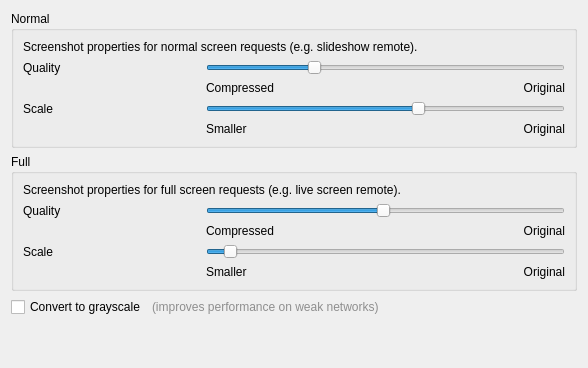
          <widget class="QWidget" name="screenTab">
           <attribute name="title">
            <string>Screen</string>
           </attribute>
           <layout class="QGridLayout" name="gridLayout_9">
            <item row="0" column="0" colspan="3">
             <widget class="QGroupBox" name="groupBox_6">
              <property name="title">
               <string>Normal</string>
              </property>
              <layout class="QGridLayout" name="gridLayout_7">
               <item row="0" column="0" colspan="3">
                <widget class="QLabel" name="label_9">
                 <property name="text">
                  <string>Screenshot properties for normal screen requests (e.g. slideshow remote).</string>
                 </property>
                </widget>
               </item>
               <item row="1" column="0">
                <widget class="QLabel" name="label_10">
                 <property name="text">
                  <string>Quality</string>
                 </property>
                </widget>
               </item>
               <item row="1" column="1" colspan="2">
                <widget class="QSlider" name="screenNormalQuality">
                 <property name="minimum">
                  <number>1</number>
                 </property>
                 <property name="maximum">
                  <number>100</number>
                 </property>
                 <property name="value">
                  <number>30</number>
                 </property>
                 <property name="orientation">
                  <enum>Qt::Horizontal</enum>
                 </property>
                 <property name="invertedAppearance">
                  <bool>false</bool>
                 </property>
                 <property name="invertedControls">
                  <bool>false</bool>
                 </property>
                </widget>
               </item>
               <item row="2" column="1">
                <widget class="QLabel" name="label_12">
                 <property name="text">
                  <string>Compressed</string>
                 </property>
                </widget>
               </item>
               <item row="2" column="2">
                <widget class="QLabel" name="label_13">
                 <property name="text">
                  <string>Original</string>
                 </property>
                 <property name="alignment">
                  <set>Qt::AlignRight|Qt::AlignTrailing|Qt::AlignVCenter</set>
                 </property>
                </widget>
               </item>
               <item row="3" column="0">
                <widget class="QLabel" name="label_11">
                 <property name="text">
                  <string>Scale</string>
                 </property>
                </widget>
               </item>
               <item row="3" column="1" colspan="2">
                <widget class="QSlider" name="screenNormalScale">
                 <property name="minimum">
                  <number>1</number>
                 </property>
                 <property name="maximum">
                  <number>100</number>
                 </property>
                 <property name="value">
                  <number>60</number>
                 </property>
                 <property name="orientation">
                  <enum>Qt::Horizontal</enum>
                 </property>
                </widget>
               </item>
               <item row="4" column="1">
                <widget class="QLabel" name="label_21">
                 <property name="text">
                  <string>Smaller</string>
                 </property>
                </widget>
               </item>
               <item row="4" column="2">
                <widget class="QLabel" name="label_22">
                 <property name="text">
                  <string>Original</string>
                 </property>
                 <property name="alignment">
                  <set>Qt::AlignRight|Qt::AlignTrailing|Qt::AlignVCenter</set>
                 </property>
                </widget>
               </item>
              </layout>
             </widget>
            </item>
            <item row="1" column="0" colspan="3">
             <widget class="QGroupBox" name="groupBox_7">
              <property name="title">
               <string>Full</string>
              </property>
              <layout class="QGridLayout" name="gridLayout_8">
               <item row="0" column="0" colspan="3">
                <widget class="QLabel" name="label_23">
                 <property name="text">
                  <string>Screenshot properties for full screen requests (e.g. live screen remote).</string>
                 </property>
                </widget>
               </item>
               <item row="1" column="0">
                <widget class="QLabel" name="label_24">
                 <property name="text">
                  <string>Quality</string>
                 </property>
                </widget>
               </item>
               <item row="1" column="1" colspan="2">
                <widget class="QSlider" name="screenFullQuality">
                 <property name="minimum">
                  <number>1</number>
                 </property>
                 <property name="maximum">
                  <number>100</number>
                 </property>
                 <property name="value">
                  <number>50</number>
                 </property>
                 <property name="orientation">
                  <enum>Qt::Horizontal</enum>
                 </property>
                </widget>
               </item>
               <item row="2" column="1">
                <widget class="QLabel" name="label_26">
                 <property name="text">
                  <string>Compressed</string>
                 </property>
                </widget>
               </item>
               <item row="2" column="2">
                <widget class="QLabel" name="label_27">
                 <property name="text">
                  <string>Original</string>
                 </property>
                 <property name="alignment">
                  <set>Qt::AlignRight|Qt::AlignTrailing|Qt::AlignVCenter</set>
                 </property>
                </widget>
               </item>
               <item row="3" column="1" colspan="2">
                <widget class="QSlider" name="screenFullScale">
                 <property name="minimum">
                  <number>1</number>
                 </property>
                 <property name="maximum">
                  <number>80</number>
                 </property>
                 <property name="value">
                  <number>5</number>
                 </property>
                 <property name="orientation">
                  <enum>Qt::Horizontal</enum>
                 </property>
                </widget>
               </item>
               <item row="4" column="1">
                <widget class="QLabel" name="label_28">
                 <property name="text">
                  <string>Smaller</string>
                 </property>
                </widget>
               </item>
               <item row="4" column="2">
                <widget class="QLabel" name="label_29">
                 <property name="text">
                  <string>Original</string>
                 </property>
                 <property name="alignment">
                  <set>Qt::AlignRight|Qt::AlignTrailing|Qt::AlignVCenter</set>
                 </property>
                </widget>
               </item>
               <item row="3" column="0">
                <widget class="QLabel" name="label_25">
                 <property name="text">
                  <string>Scale</string>
                 </property>
                </widget>
               </item>
              </layout>
             </widget>
            </item>
            <item row="2" column="0">
             <widget class="QCheckBox" name="screenGrayscale">
              <property name="text">
               <string>Convert to grayscale</string>
              </property>
             </widget>
            </item>
            <item row="2" column="1">
             <widget class="QLabel" name="label_14">
              <property name="styleSheet">
               <string notr="true">color: rgb(142, 142, 142);</string>
              </property>
              <property name="text">
               <string>(improves performance on weak networks)</string>
              </property>
             </widget>
            </item>
            <item row="2" column="2">
             <spacer name="horizontalSpacer_5">
              <property name="orientation">
               <enum>Qt::Horizontal</enum>
              </property>
              <property name="sizeHint" stdset="0">
               <size>
                <width>192</width>
                <height>20</height>
               </size>
              </property>
             </spacer>
            </item>
            <item row="3" column="0" colspan="2">
             <spacer name="verticalSpacer_4">
              <property name="orientation">
               <enum>Qt::Vertical</enum>
              </property>
              <property name="sizeHint" stdset="0">
               <size>
                <width>20</width>
                <height>40</height>
               </size>
              </property>
             </spacer>
            </item>
           </layout>
          </widget>
